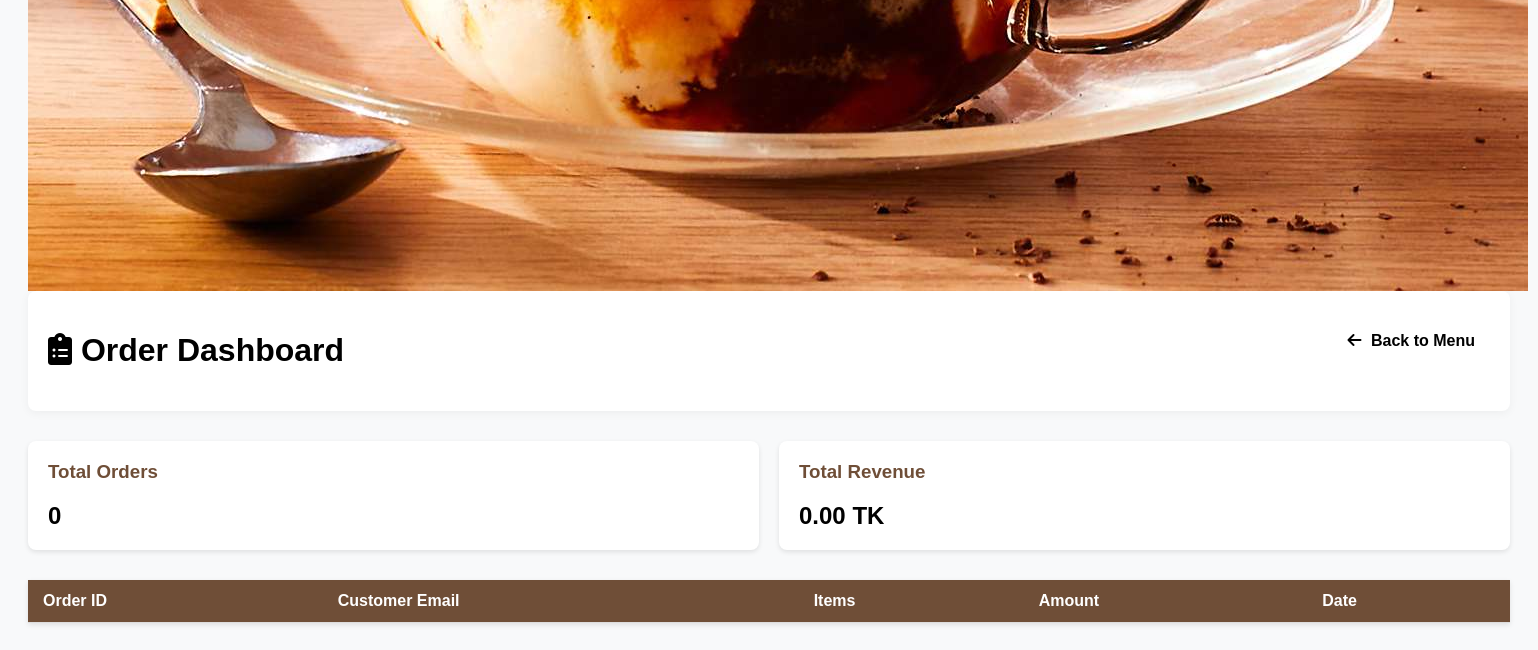
The page /admin_orders.php (signed in, lower part) on the database as committed earlier.
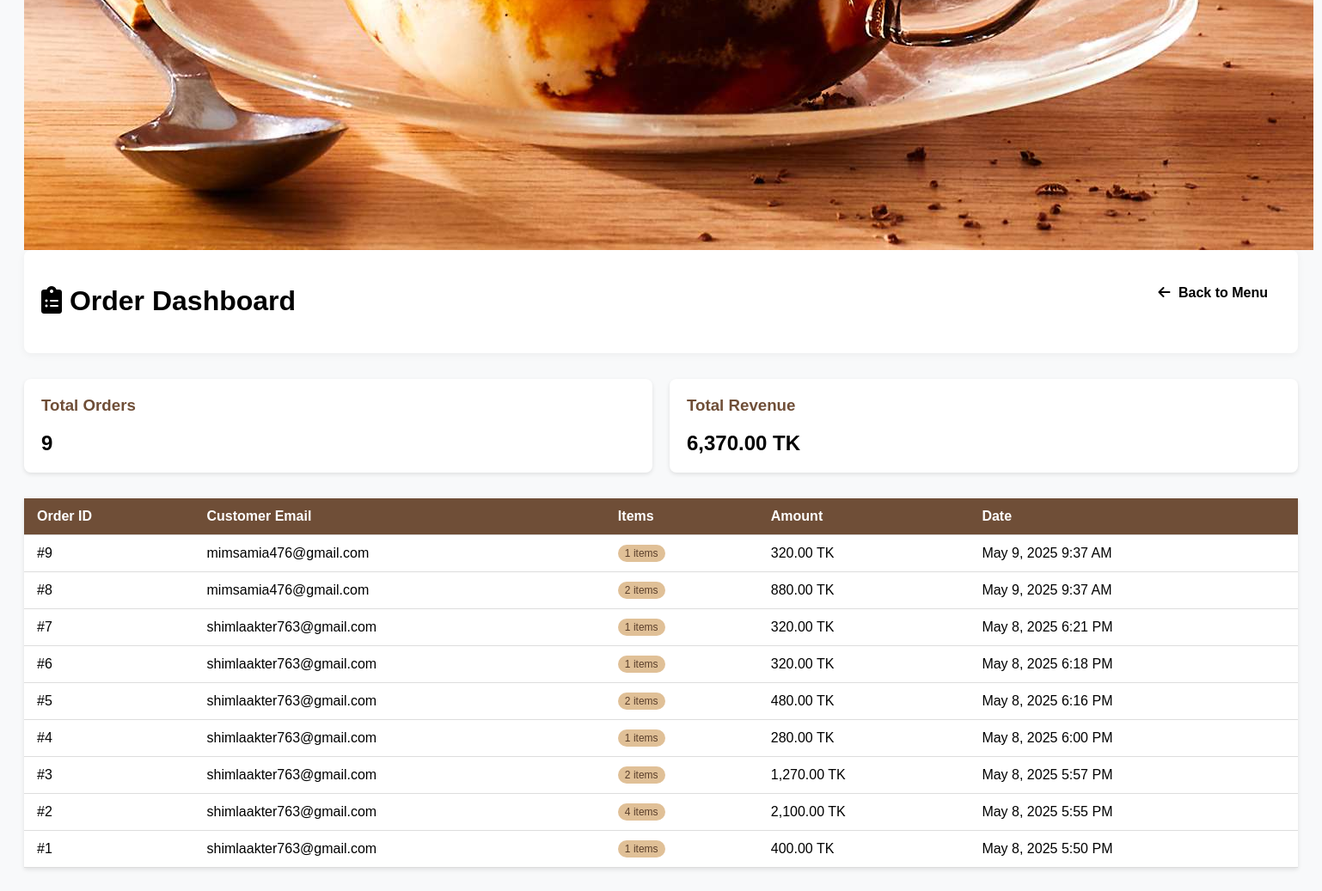
The same page on the database as committed later.
### tables this page shows
CREATE TABLE `orders` (
  `id` int(11) NOT NULL,
  `user_email` varchar(255) NOT NULL,
  `total_amount` decimal(10,2) NOT NULL,
  `status` varchar(50) DEFAULT 'pending',
  `payment_method` varchar(50) DEFAULT NULL,
  `transaction_id` varchar(100) DEFAULT NULL,
  `created_at` timestamp NOT NULL DEFAULT current_timestamp()
);

### admin_orders.php (the view, shortened to what this page needs)
<?php
include 'db.php';
$orders_query = "SELECT o.id, o.user_email, o.total_amount, o.created_at,
                COUNT(oi.id) as item_count
                FROM orders o
                LEFT JOIN order_items oi ON o.id = oi.order_id
                GROUP BY o.id
                ORDER BY o.created_at DESC";
$orders_result = $conn->query($orders_query);
$totals_query = "SELECT
                COUNT(id) as total_orders,
                SUM(total_amount) as total_revenue
                FROM orders";
$totals_result = $conn->query($totals_query);
$totals = $totals_result->fetch_assoc();
?>
<!DOCTYPE html>
<html>
<head>
    <link rel="stylesheet" href="https://cdnjs.cloudflare.com/ajax/libs/font-awesome/6.0.0/css/all.min.css">
</head>
<body>
<div class="admin-header">
    <h1><i class="fas fa-clipboard-list"></i> Order Dashboard</h1>
    <a href="admin_panel.php" class="admin-nav-btn" style="color: black;">
    <i class="fas fa-arrow-left"></i> Back to Menu
</a>
</div>
    <div class="summary-cards">
        <div class="summary-card">
            <h3>Total Orders</h3>
            <div class="value"><?= $totals['total_orders'] ?></div>
        </div>
        <div class="summary-card">
            <h3>Total Revenue</h3>
            <div class="value"><?= number_format($totals['total_revenue'], 2) ?> TK</div>
        </div>
    </div>
    <table>
        <thead>
            <tr>
                <th>Order ID</th>
                <th>Customer Email</th>
                <th>Items</th>
                <th>Amount</th>
                <th>Date</th>
            </tr>
        </thead>
        <tbody>
            <?php while($order = $orders_result->fetch_assoc()): ?>
            <tr>
                <td>#<?= $order['id'] ?></td>
                <td><?= htmlspecialchars($order['user_email']) ?></td>
                <td><span class="badge"><?= $order['item_count'] ?> items</span></td>
                <td><?= number_format($order['total_amount'], 2) ?> TK</td>
                <td><?= date('M j, Y g:i A', strtotime($order['created_at'])) ?></td>
            </tr>
            <?php endwhile; ?>
        </tbody>
    </table>
</body>
</html>

Rows that differ between the two databases and show on the page:
added orders: id "9", user_email "mimsamia476@gmail.com", item_count "1", total_amount "320.00", created_at "May 9, 2025 9:37 AM"
added orders: id "8", user_email "mimsamia476@gmail.com", item_count "2", total_amount "880.00", created_at "May 9, 2025 9:37 AM"
added orders: id "7", user_email "shimlaakter763@gmail.com", item_count "1", total_amount "320.00", created_at "May 8, 2025 6:21 PM"
added orders: id "6", user_email "shimlaakter763@gmail.com", item_count "1", total_amount "320.00", created_at "May 8, 2025 6:18 PM"
added orders: id "5", user_email "shimlaakter763@gmail.com", item_count "2", total_amount "480.00", created_at "May 8, 2025 6:16 PM"
added orders: id "4", user_email "shimlaakter763@gmail.com", item_count "1", total_amount "280.00", created_at "May 8, 2025 6:00 PM"
added orders: id "3", user_email "shimlaakter763@gmail.com", item_count "2", total_amount "1,270.00", created_at "May 8, 2025 5:57 PM"
added orders: id "2", user_email "shimlaakter763@gmail.com", item_count "4", total_amount "2,100.00", created_at "May 8, 2025 5:55 PM"
added orders: id "1", user_email "shimlaakter763@gmail.com", item_count "1", total_amount "400.00", created_at "May 8, 2025 5:50 PM"
Other text that changed with them:
$totals['total_orders']: "0" → "9"
$totals['total_revenue']: "0.00" → "6,370.00"
